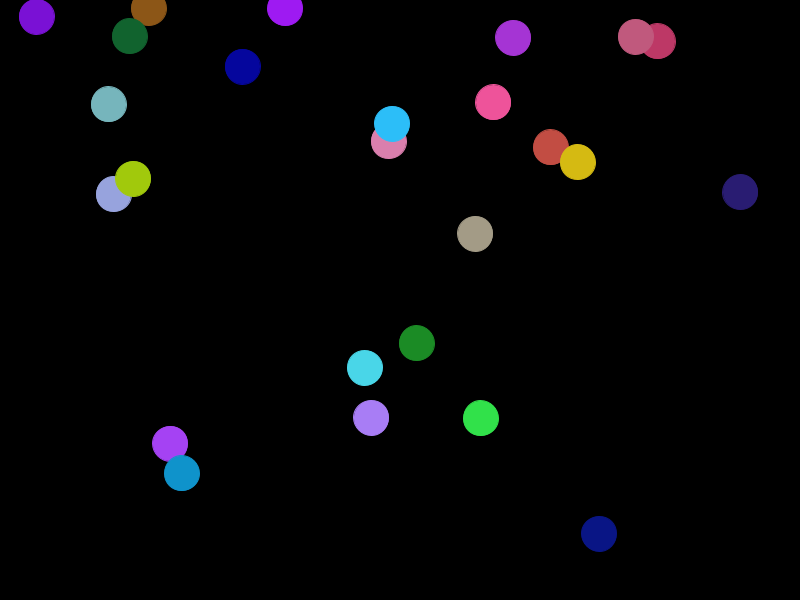
Frame 1 (no input)
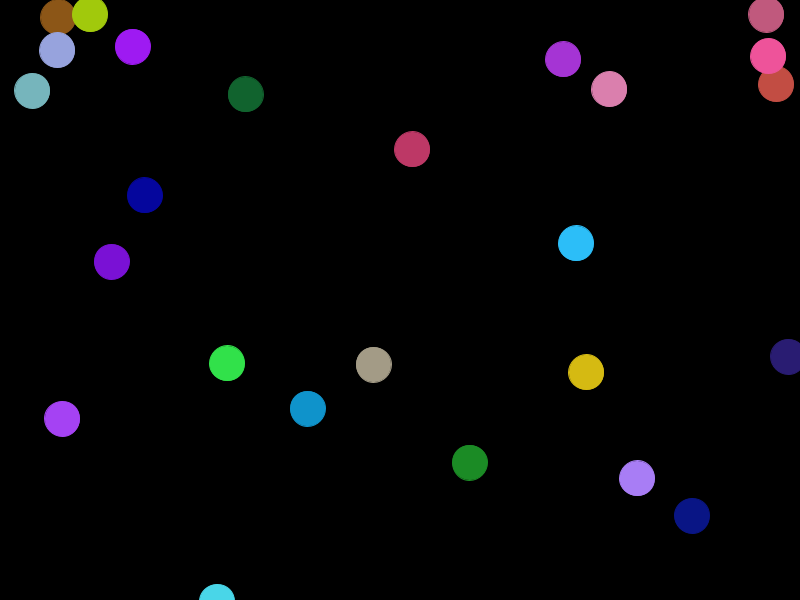
Frame 60 (the mouse pressed at the canvas centre just before this capture)
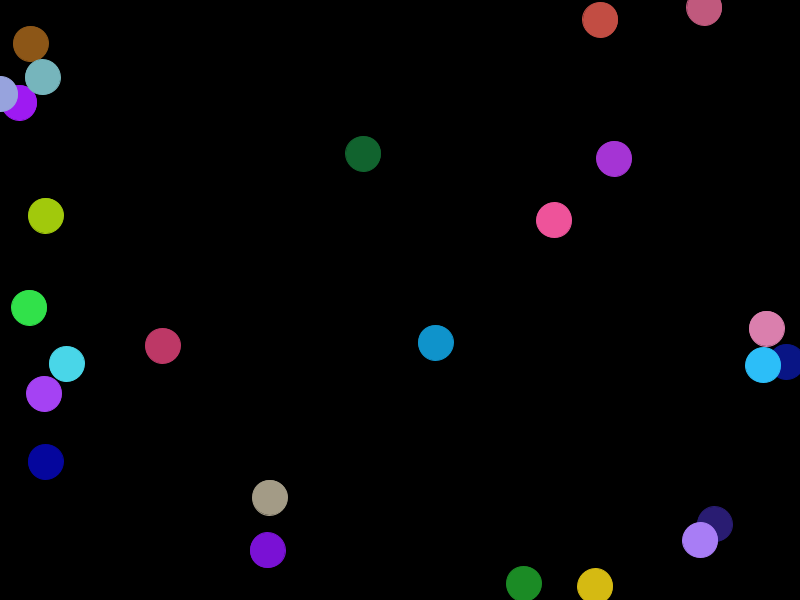
Frame 120 (the mouse held since frame 60 and released just before this capture)

The Processing sketch that drew these frames (run headless with seeded random() and noise(); from frame 60 on, the mouse is pressed at the canvas centre):

// Processing sketch: chainReaction
// ── chainReaction.pde
ArrayList<Ball> balls = new ArrayList<Ball>();  
boolean reactionStarted;


void setup() {
  size(800, 600); 
  for (int i= 0; i< 25; i++) balls.add(new Ball());
  reactionStarted = false;
}


void draw() {
  background(0);
  for ( int i=0; i < balls.size(); i++) {
    balls.get(i).display(); 
    

    if (reactionStarted) {
      if(balls.get(i).state == 0) {
                balls.get(i).checkCollided(i);
      }
      else if (balls.get(i).state == 1 || balls.get(i).state == 2) {
        balls.get(i).reaction();
        balls.get(i).dx = 0;
        balls.get(i).dy = 0;
      } 
    }    
    balls.get(i).move();
  }

}

void mouseClicked() {
  if (!reactionStarted){
  
    balls.add(new Ball(mouseX, mouseY));
    balls.get(balls.size()-1).state = 1;
    reactionStarted = true;
  }
}
// ── Ball.pde
class Ball {
  float x;
  float y;
  float rad;
  color c;
  float dx;
  float dy;
  int state; //0 is before change , 1 is increasing size , 2 is decreasing size

  Ball() { 
    float r = random(256);
    float g = random(256);
    float b = random(256);
    c = color(r, g, b);
    rad = 25;
    x = random((width - r) + r/2);
    y = random((height - r) + r/2);
    dx = random(10) - 5;
    dy = random(10) - 5;  
    state = 0;
  }

  Ball(float a, float b) {
    this();
    x = a;
    y = b;
    dx = 0;
    dy = 0;
  }

  void display() {
    fill(c);
    stroke(c);
    ellipse (x, y, rad + 10, rad + 10);
  }

  void move() {
    x = x + dx;
    y = y + dy;
    bounce();
  }

  void bounce() {
    if (x > width || x < 0) {
      dx *= -1;
    }
    if ( y > height || y < 0) {
      dy *= -1;
    }
  }

  void reaction() {
    if (state == 1) {
      rad += 1;
    }
    if (rad >= 100) {
      state = 2;
    }
    if (state == 2) {
      rad -= 1;
    }
    if (rad == -10) {
      state = 3;
    }
    
  }

  void checkCollided(int i) {
      for (int j = 0; j < balls.size(); j++) {
        if (  (balls.get(j).state != 0) &&  
          (dist(balls.get(i).x, balls.get(i).y, balls.get(j).x, balls.get(j).y) <= balls.get(j).rad - balls.get(i).rad )) {
          balls.get(i).state = 1;
        }
      }
    }
  }
 
